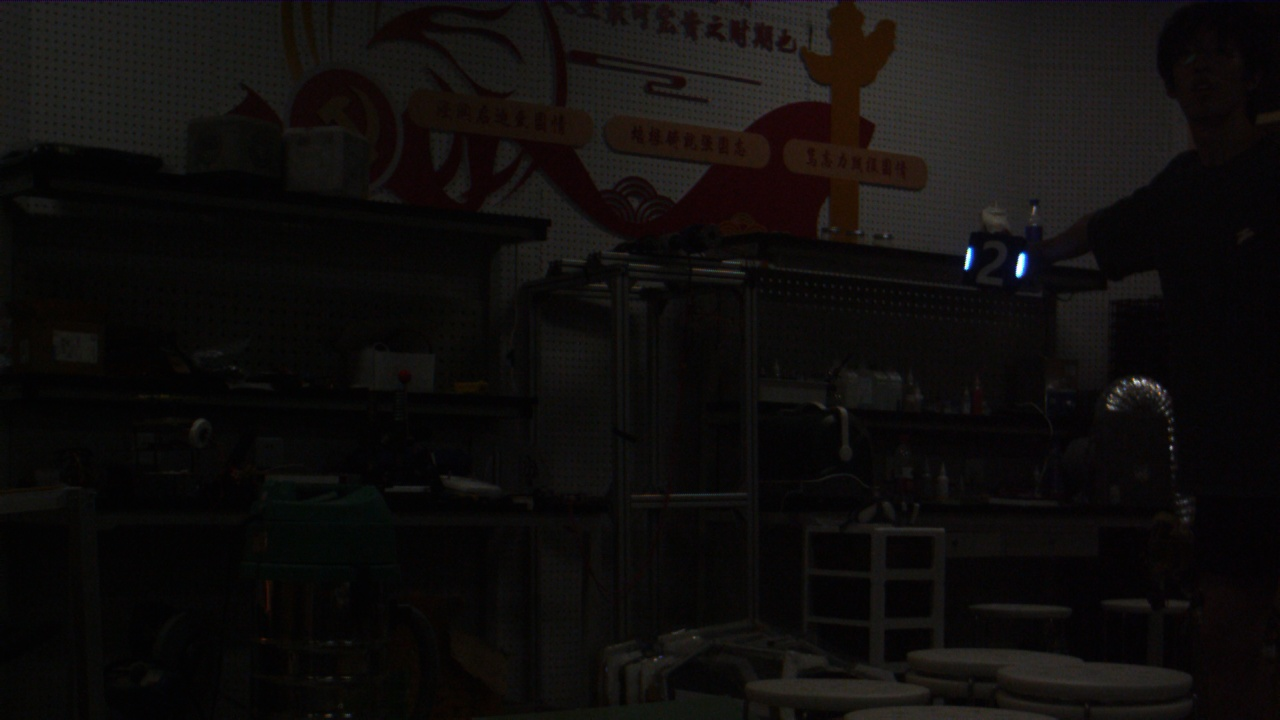
//> input picture pnp/detect/img/20.jpg, 1280 x 720 px
$ ./main   (built with g++ and OpenCV 4)
//> lines starting //> are read from the running program, lines starting //| are printed output that depends on the picture; after the words box and inside, x2 and y2 are one past the last pixel; in counts of white or black regions, pixels touching at a corner belong together
#include <opencv2/opencv.hpp>
#include <vector>

int main() {
    cv::Mat image = cv::imread("/img/20.jpg");
//> image is the input picture: 720 rows x 1280 cols, CV_8UC3; mean B, G, R 12.2, 13.1, 15.2
    if (image.empty()) {
        std::cerr << "Failed to read image." << std::endl;
        return -1;
    }
    cv::imshow("origin_image", image);

    cv::Mat gray, binary;
    //灰度化
    cv::cvtColor(image, gray, cv::COLOR_BGR2GRAY);
    cv::imshow("gray", gray);
    //二值化
    cv::threshold(gray, binary, 160, 255, cv::THRESH_BINARY);
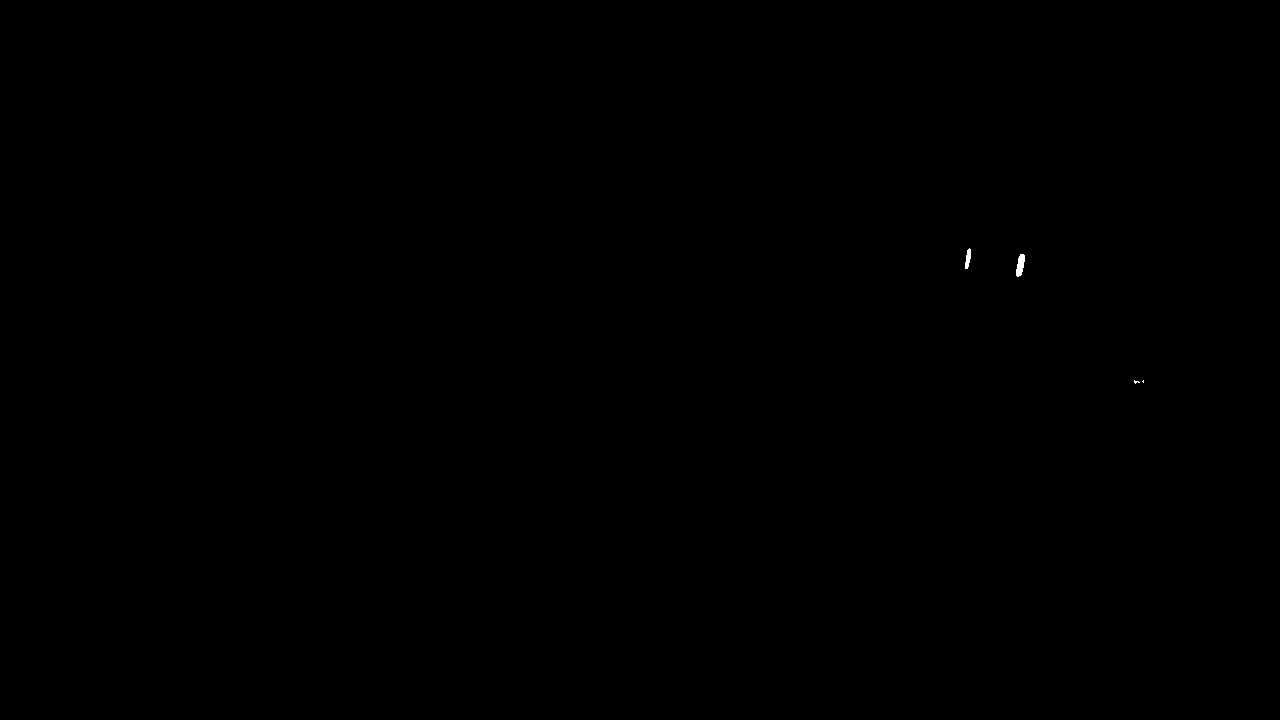
//> binary: 720 rows x 1280 cols, CV_8UC1; 0.03% white; 4 white regions (2 under 20 px), largest, box (x1, y1, x2, y2) and area: (1016, 254, 1025, 277) 141, (965, 248, 971, 269) 83
    cv::imshow("binary", binary);
    //定义核
    int x_erode_kernal_size = 3;
    int y_erode_kernal_size = 3;
    cv::Mat erode_kernal = cv::getStructuringElement(cv::MORPH_RECT, cv::Size(x_erode_kernal_size, y_erode_kernal_size));

    int x_dilate_kernal_size = 7;
    int y_dilate_kernal_size = 7;
    cv::Mat dilate_kernal = cv::getStructuringElement(cv::MORPH_RECT, cv::Size(x_dilate_kernal_size, y_dilate_kernal_size));

    //腐蚀
    cv::Mat eroded_image;
    cv::erode(binary, eroded_image, erode_kernal);
//> eroded_image: 720 rows x 1280 cols, CV_8UC1; 0.01% white; 2 white regions, box (x1, y1, x2, y2) and area: (1017, 255, 1024, 275) 81, (966, 250, 970, 268) 34

    cv::imshow("eroded_image", eroded_image);

    //膨胀
    cv::Mat dilated_image;
    cv::dilate(eroded_image, dilated_image, dilate_kernal);
//> dilated_image: 720 rows x 1280 cols, CV_8UC1; 0.05% white; 2 white regions
    cv::imshow("dilated_image", dilated_image);

    // 查找轮廓
    std::vector<std::vector<cv::Point>> contours;
    cv::findContours(eroded_image, contours, cv::RETR_EXTERNAL, cv::CHAIN_APPROX_SIMPLE);
//> contours = 2 contours, 1 with area under 20; largest, box (x1, y1, x2, y2) and area: (1017, 255, 1024, 275) 60

    int flag;
    for (size_t i = 0; i < contours.size(); i++) {
        // 对每个轮廓计算最小外接旋转矩形
        cv::RotatedRect minRect = cv::minAreaRect(contours[i]);

        // 获取矩形的宽度和高度
        float width = minRect.size.width;
        float height = minRect.size.height;

        std::cout << "width: " << width << ", height: " << height << std::endl;


        // 判断是长条方向
        if (width > height) {
            flag = 1;
            // 绘制旋转矩形
            cv::Point2f rectPoints[4];
            minRect.points(rectPoints);
            for (int j = 0; j < 4; j++) {
                cv::line(image, rectPoints[j], rectPoints[(j+1)%4], cv::Scalar(0,255,0), 2);
            }
        }
        else{
            flag = 0;
        }
    }
//> this loop made 2 passes
//> (minRect, width, height) on passes 1 to 2: (centre (1020.1, 264.6), size (19.6, 4.2), angle -79.7, 19.59, 4.2), (centre (967.7, 258.5), size (17.3, 2.1), angle -81.9, 17.25, 2.12)
//| width: 19.588, height: 4.20381
//| width: 17.2534, height: 2.12132
//> image: 720 rows x 1280 cols, CV_8UC3; 242 pixels changed, all inside (x1, y1, x2, y2) = (964, 249, 1026, 277)

    // 使用两个外接矩形的短边中点作为边界点
    std::vector<cv::Point> points;
    for (size_t i = 0; i < contours.size(); i++) {
        cv::RotatedRect minRect = cv::minAreaRect(contours[i]);
        cv::Point2f rectPoints[4];
        minRect.points(rectPoints);

        cv::Point2f p1 = (rectPoints[0] + rectPoints[1]) / 2;
        cv::Point2f p2 = (rectPoints[2] + rectPoints[3]) / 2;

        //std::cout << flag << std::endl;
        if(flag == 1){
            p1 = (rectPoints[0] + rectPoints[1]) / 2;
            p2 = (rectPoints[2] + rectPoints[3]) / 2;
        }
        if(flag == 0){
            p1 = (rectPoints[1] + rectPoints[2]) / 2;
            p2 = (rectPoints[0] + rectPoints[3]) / 2;}

        points.push_back(p1);
        points.push_back(p2);
    }
//> this loop made 2 passes

    // 绘制边界点
    for (size_t i = 0; i < points.size(); i++) {
        cv::circle(image, points[i], 5, cv::Scalar(0,0,255), -1);
    }
//> this loop made 4 passes
//> image: 720 rows x 1280 cols, CV_8UC3; mean B, G, R 12.1, 13, 15.2

    //连接对角线
    cv::line(image, points[1], points[2], cv::Scalar(255,0,0), 2);
//> image: 720 rows x 1280 cols, CV_8UC3; mean B, G, R 12.1, 13, 15.2
    cv::line(image, points[0], points[3], cv::Scalar(255,0,0), 2);
//> image: 720 rows x 1280 cols, CV_8UC3; mean B, G, R 12.1, 13, 15.2

    std::cout << "points[0]: " << points[0] << std::endl;
//| points[0]: [1018, 274]
    std::cout << "points[1]: " << points[1] << std::endl;
//| points[1]: [1022, 255]
    std::cout << "points[2]: " << points[2] << std::endl;
//| points[2]: [966, 267]
    std::cout << "points[3]: " << points[3] << std::endl;
//| points[3]: [969, 250]

    // 显示结果
    cv::imshow("Result", image);
    cv::imwrite("result.jpg", image);

//    cv::waitKey(0);


	// 2D 特征点像素坐标
	std::vector<cv::Point2d> image_points;
	image_points.push_back(points[0]);
//> image_points = 1 Point (x, y): [1018, 274]
	image_points.push_back(points[2]);
//> image_points = 2 Points (x, y): [1018, 274], [966, 267]
	image_points.push_back(points[3]);
//> image_points = 3 Points (x, y): [1018, 274], [966, 267], [969, 250]
	image_points.push_back(points[1]);
//> image_points = 4 Points (x, y): [1018, 274], [966, 267], [969, 250], [1022, 255]

	// 画出四个特征点
	for (int i = 0; i < image_points.size(); i++)
	{
		circle(image, image_points[i], 3, cv::Scalar(0, 0, 255), -1);
	}
//> image: 720 rows x 1280 cols, CV_8UC3; mean B, G, R 12.1, 13, 15.2

	// 3D 特征点世界坐标，与像素坐标对应，单位是mm
	std::vector<cv::Point3d> model_points;
	model_points.push_back(cv::Point3d(-67.5f, -27.5f, 0)); // 左上
	model_points.push_back(cv::Point3d(+67.5f, -27.5f, 0)); // 右上
	model_points.push_back(cv::Point3d(+67.5f, +27.5f, 0)); // 右下
	model_points.push_back(cv::Point3d(-67.5f, +27.5f, 0)); // 左下

/*
	model_points.push_back(cv::Point3d(+0.0f, -55.0f, 0)); // 左上
	model_points.push_back(cv::Point3d(+135.0f, +0.0f, 0)); // 右上
	model_points.push_back(cv::Point3d(+135.0f, +0.0f, 0)); // 右下
	model_points.push_back(cv::Point3d(+0.0f, -55.0f, 0)); // 左下
*/

	// 相机内参矩阵
	cv::Mat camera_matrix = (cv::Mat_<double>(3, 3) <<
    2102.080562187802,0,689.2057889332623,
    0,2094.0179120166754,496.6622802275393,
    0,0,1);

	// 相机畸变系数
	cv::Mat dist_coeffs = (cv::Mat_<double>(5, 1) <<
        -0.06478109387525666,
        0.39036067923005396,
        -0.0042514793151166306,
        0.008306749648029776,
        -1.6613800909405605);

	std::cout << "Camera Matrix " << std::endl << camera_matrix << std::endl << std::endl;
	// 旋转向量
	cv::Mat rotation_vector;
	// 平移向量
	cv::Mat translation_vector;

	// pnp求解
	cv::solvePnP(model_points, image_points, camera_matrix, dist_coeffs,
		rotation_vector, translation_vector, false, cv::SOLVEPNP_ITERATIVE);
//> rotation_vector = [-0.155, 0.612, -2.97]; translation_vector = [843.5, -654.3, 5841.9]
	// 默认ITERATIVE方法

	std::cout << "Rotation Vector " << std::endl << rotation_vector << std::endl << std::endl;
//| Rotation Vector
//| [-0.1551570227082197;
//|  0.6124782737029966;
//|  -2.967541207744086]
	std::cout << "Translation Vector" << std::endl << translation_vector << std::endl << std::endl;
//| Translation Vector
//| [843.4562077437411;
//|  -654.2501326289886;
//|  5841.860071155558]

	cv::Mat Rvec;
	cv::Mat_<float> Tvec;
	rotation_vector.convertTo(Rvec, CV_32F);  // 旋转向量转换格式
//> Rvec = [-0.155, 0.612, -2.97]
	translation_vector.convertTo(Tvec, CV_32F); // 平移向量转换格式
//> Tvec = [843.5, -654.3, 5841.9]

	cv::Mat_<float> rotMat(3, 3);
	Rodrigues(Rvec, rotMat);
//> rotMat = [[-0.989, 0.0844, 0.121], [-0.126, -0.913, -0.388], [0.0781, -0.399, 0.914]]
	// 旋转向量转成旋转矩阵
	std::cout << "rotMat" << std::endl << rotMat << std::endl << std::endl;
//| rotMat
//| [-0.98900849, 0.084388383, 0.12141186;
//|  -0.12556194, -0.91295791, -0.38825521;
//|  0.078079686, -0.39923239, 0.91351908]

	cv::Mat P_oc;
	P_oc = -rotMat.inv() * Tvec;
//> P_oc = [295.9, 1663.8, -5693.1]
	// 求解相机的世界坐标，得出p_oc的第三个元素即相机到物体的距离即深度信息，单位是mm
	std::cout << "P_oc" << std::endl << P_oc << std::endl;
//| P_oc
//| [295.90585;
//|  1663.7791;
//|  -5693.0713]

	imshow("Output", image);
	cv::waitKey(0);
}

$ run again, with pnp/detect/img/0.jpg copied over pnp/detect/img/20.jpg
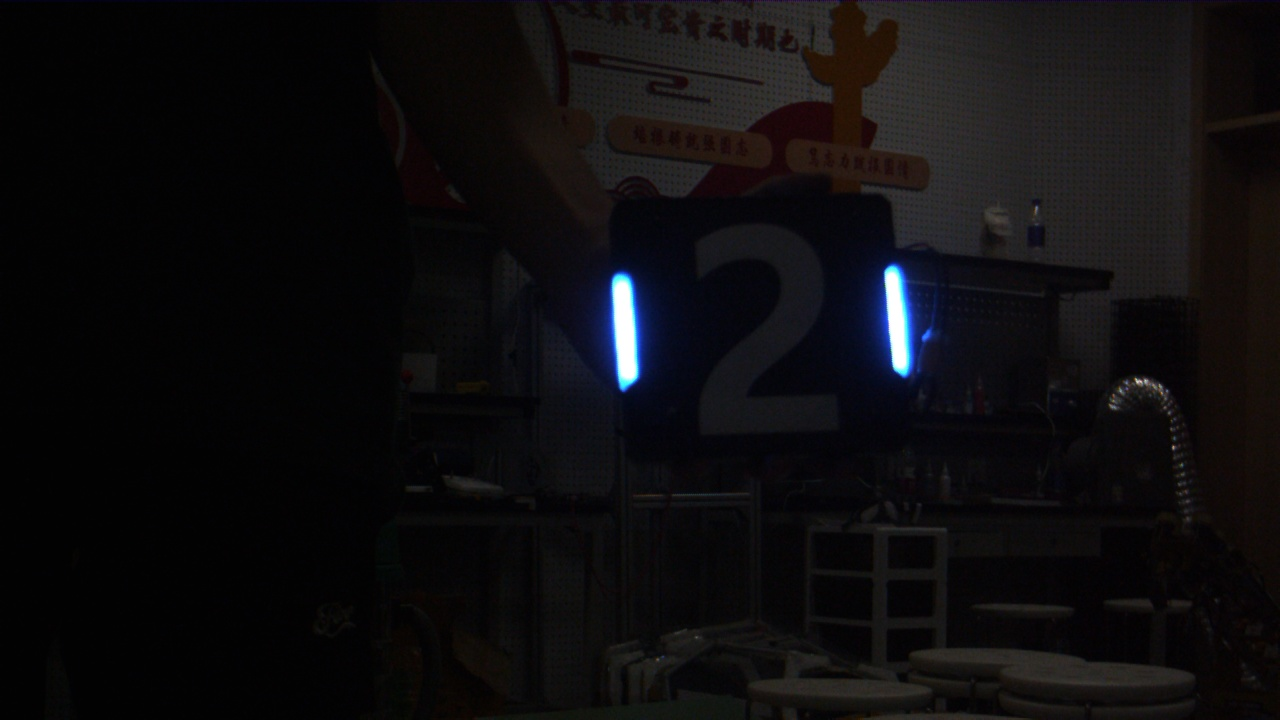
//> input picture pnp/detect/img/0.jpg, 1280 x 720 px
//> image is the input picture: 720 rows x 1280 cols, CV_8UC3; mean B, G, R 14.5, 12.8, 14
//> `cv::threshold(gray, binary, 160, 255, cv::THRESH_BINARY);`:
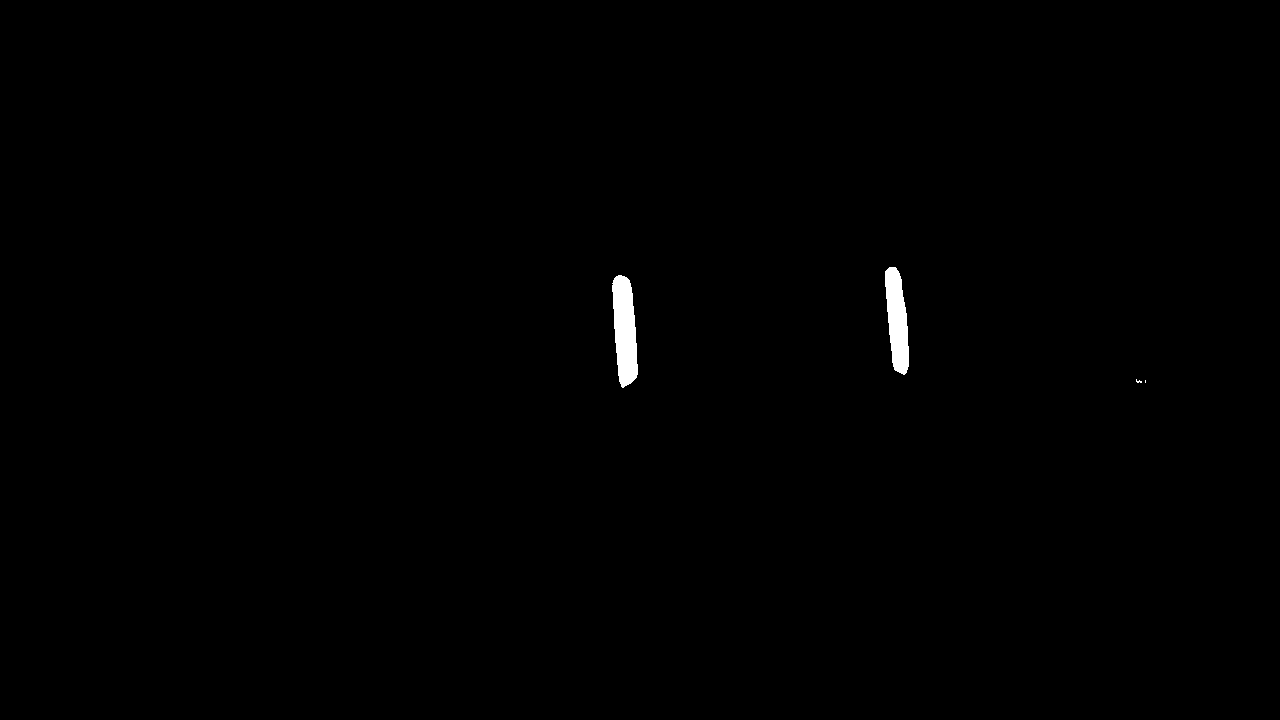
//> binary: 720 rows x 1280 cols, CV_8UC1; 0.43% white; 4 white regions (2 under 20 px), largest, box (x1, y1, x2, y2) and area: (612, 275, 638, 388) 2143, (885, 267, 909, 375) 1799
//> eroded_image: 720 rows x 1280 cols, CV_8UC1; 0.37% white; 2 white regions, box (x1, y1, x2, y2) and area: (613, 276, 637, 386) 1868, (886, 268, 908, 373) 1539
//> dilated_image: 720 rows x 1280 cols, CV_8UC1; 0.55% white; 2 white regions
//> contours = 2 contours; box (x1, y1, x2, y2) and area: (613, 276, 637, 386) 1754, (886, 268, 908, 373) 1430
//> the loop `for (size_t i = 0; i < contours.size(); i++)` made 2 passes
//> (minRect, width, height) on passes 1 to 2: (centre (624.7, 330.2), size (18.9, 109), angle -4.1, 18.88, 109), (centre (897.2, 320), size (16.6, 104.8), angle -5, 16.59, 104.8)
//> (printed output is left out)
//> the loop `for (size_t i = 0; i < contours.size(); i++)` made 2 passes
//> the loop `for (size_t i = 0; i < points.size(); i++)` made 4 passes
//> `cv::line(image, points[0], points[3], cv::Scalar(255,0,0), 2);`:
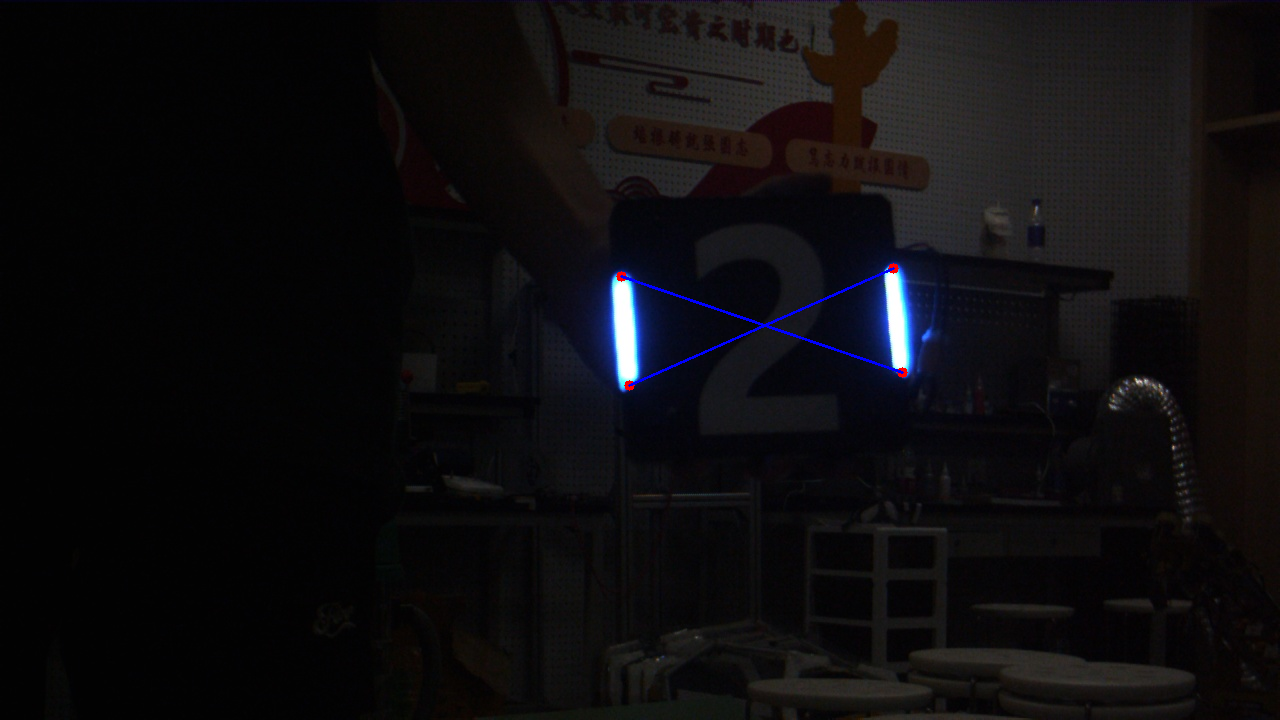
//> image: 720 rows x 1280 cols, CV_8UC3; mean B, G, R 14.8, 12.7, 14
//| points[0]: [621, 276]
//| points[1]: [629, 385]
//| points[2]: [893, 268]
//| points[3]: [902, 372]
//> `image_points.push_back(points[0]);`: image_points = 1 Point (x, y): [621, 276]
//> `image_points.push_back(points[2]);`: image_points = 2 Points (x, y): [621, 276], [893, 268]
//> `image_points.push_back(points[3]);`: image_points = 3 Points (x, y): [621, 276], [893, 268], [902, 372]
//> `image_points.push_back(points[1]);`: image_points = 4 Points (x, y): [621, 276], [893, 268], [902, 372], [629, 385]
//> the loop `for (int i = 0; i < image_points.size(); i++)` made 4 passes
//> rotation_vector = [-0.225, -0.113, -0.0597]; translation_vector = [35.65, -84.46, 1030.9]
//| Rotation Vector
//| [-0.225371950742754;
//|  -0.1131176256303259;
//|  -0.05965136392307573]
//| Translation Vector
//| [35.65288436639543;
//|  -84.45750044371704;
//|  1030.856923450625]
//> Rvec = [-0.225, -0.113, -0.0597]
//> Tvec = [35.65, -84.46, 1030.9]
//> rotMat = [[0.992, 0.0717, -0.105], [-0.0463, 0.973, 0.226], [0.119, -0.22, 0.968]]
//| rotMat
//| [0.99186873, 0.071661644, -0.10517162;
//|  -0.046310432, 0.97297633, 0.22621323;
//|  0.11854031, -0.21950328, 0.96838343]
//> P_oc = [-161.5, 305.9, -975.4]
//| P_oc
//| [-161.47234;
//|  305.8967;
//|  -975.40973]
